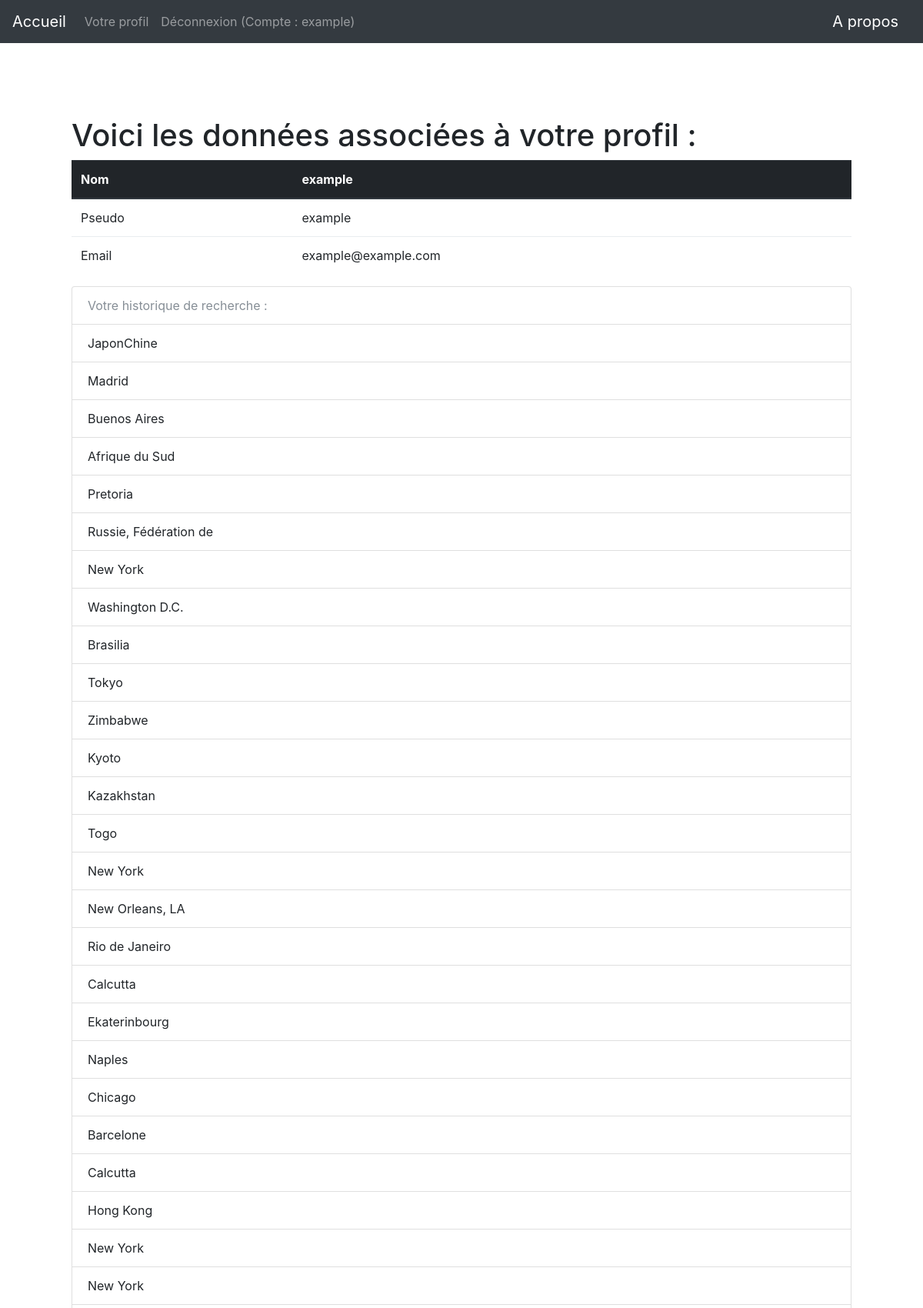
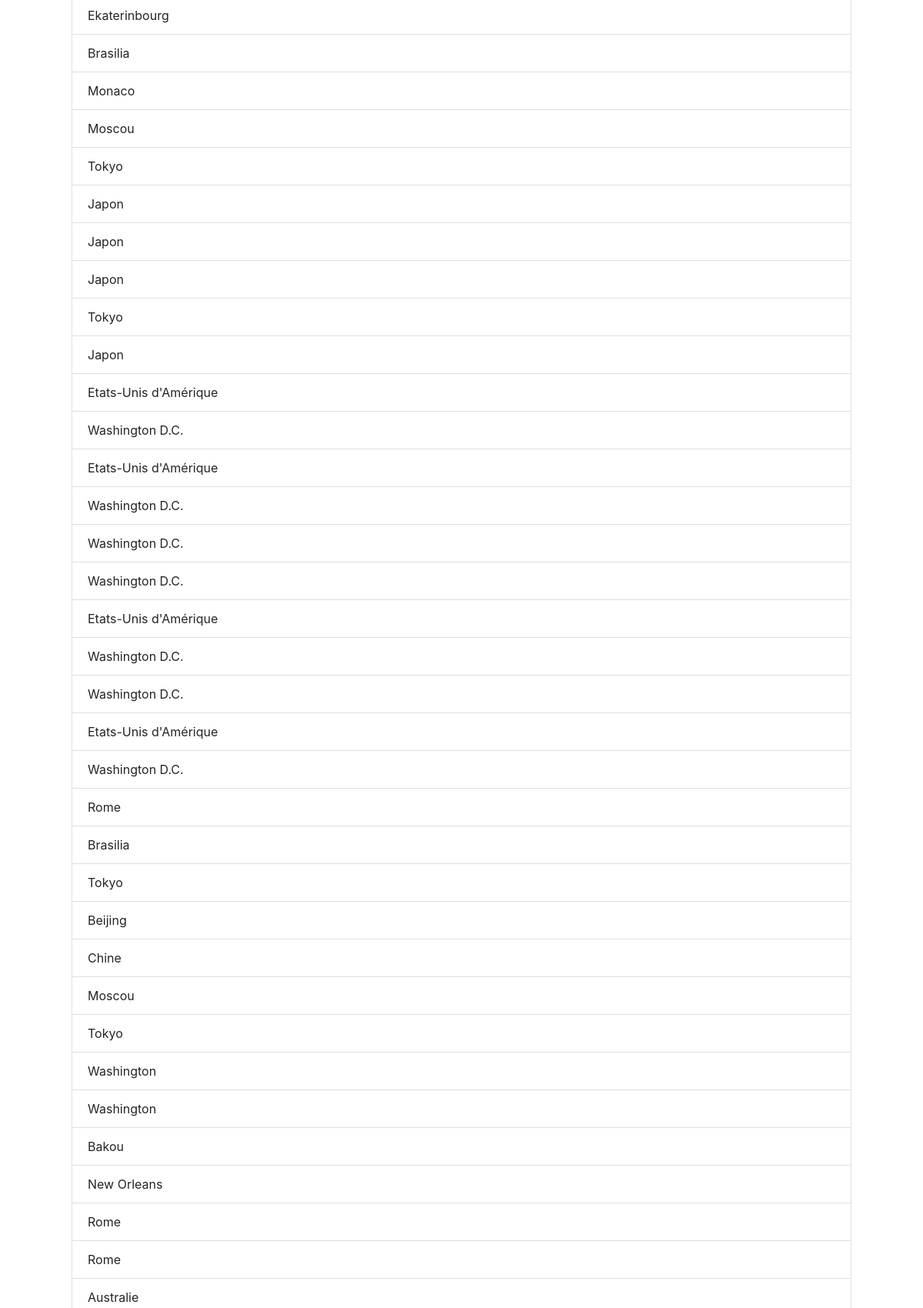
Page /profil (signed in, upper part) on the committed database (2 pictures, top to bottom).
### app/modeles/utilisateurs.py (models this page shows, shortened)
class User(UserMixin, users.Model):
    user_id = users.Column(users.Integer, unique=True, nullable=False, primary_key=True, autoincrement=True)
    user_nom = users.Column(users.Text, nullable=False)
    user_login = users.Column(users.String(45), nullable=False, unique=True)
    user_email = users.Column(users.Text, nullable=False)
    user_password = users.Column(users.String(100), nullable=False)
    user_historique = users.Column(users.String(1000))

### app/routes.py (the view)
@app.route("/profil")
@login_required
def profil():
    histo = current_user.user_historique.split(";")
    return render_template("profil.html", current_user=current_user, histo=histo)

### app/modeles/utilisateurs.py (called while the page is built)
@login.user_loader
def trouver_utilisateur_via_id(identifiant):
    return User.query.get(int(identifiant))

### app/templates/profil.html (shortened to what this page needs)
{% extends "base.html" %}
{% block body %}
<h1>Voici les données associées à votre profil :</h1>
<table class="table">
    <thead class="thead-dark">
      <tr>
        <th scope="col">Nom</th>
        <th scope="col">{{current_user.user_nom}}</th>
      </tr>
    </thead>
    <tbody>
        <tr>
            <td>Pseudo</td>
            <td>{{current_user.user_login}}</td>
        </tr>
        <tr>
            <td>Email</td>
            <td>{{current_user.user_email}}</td>
        </tr>
    </tbody>
  </table>
  <ul class="list-group">
    <li class="list-group-item disabled">Votre historique de recherche :</li>
    {% for element in histo %}
      <li class="list-group-item">{{element}}</li>
    {% endfor %}
  </ul>
{% endblock %}

### app/templates/base.html (shortened to what this page needs)
<!DOCTYPE html>
<html lang="fr">
    <head>
        {% include "css.html" %}
    </head>
    <nav class="navbar navbar-expand-md navbar-dark bg-dark justify-content-between">
        <a class="navbar-brand" href="{{ url_for('accueil') }}">Accueil</a>
        <ul class="navbar-nav mr-auto">
            {% if not current_user.is_authenticated %}
              <li class="nav-item">
                <a class="nav-link" href="{{url_for("inscription")}}">Inscription</a>
              </li>
              <li class="nav-item">
                <a class="nav-link" href="{{url_for("connexion")}}">Connexion</a>
              </li>
            {% else %}
            <li class="nav-item">
              <a class="nav-link" href="{{url_for("profil")}}">Votre profil</a>
            </li>
              <li class="nav-item">
                <a class="nav-link" href="{{url_for("deconnexion")}}">Déconnexion (Compte : {{current_user.user_nom}})</a>
              </li>
            {% endif %}
        </ul>
        <a class="navbar-brand" href="{{ url_for('a_propos') }}">A propos</a>
    </nav>
     <body class="body">
        <div class="container">
            <div class="card border-0 shadow my-5">
              <div class="card-body p-5">
                {% block body %}
                {% endblock %}
              </div>
            </div>
          </div>
    </body>
</html>

### app/templates/css.html
<link rel="stylesheet" href="{{ url_for('static', filename='css/bootstrap.css')}}">

### rows in the picture
User: user_nom "example", user_login "example", user_email "example@example.com"

### other values in the picture
{{ element }} "JaponChine" "Madrid" "Buenos Aires" "Afrique du Sud" "Pretoria" "Russie, Fédération de" "New York" "Washington D.C." "Brasilia" "Tokyo" "Zimbabwe" "Kyoto" "Kazakhstan" "Togo" "New York" "New Orleans, LA" "Rio de Janeiro" "Calcutta" "Ekaterinbourg" "Naples" "Chicago" "Barcelone" "Calcutta" "Hong Kong" "New York" "New York" "Ekaterinbourg" "Brasilia" "Monaco" "Moscou" "Tokyo" "Japon" "Japon" "Japon" "Tokyo" "Japon" "Etats-Unis d'Amérique" "Washington D.C." "Etats-Unis d'Amérique" "Washington D.C." "Washington D.C." "Washington D.C." "Etats-Unis d'Amérique" "Washington D.C." "Washington D.C." "Etats-Unis d'Amérique" "Washington D.C." "Rome" "Brasilia" "Tokyo" "Beijing" "Chine" "Moscou" "Tokyo" "Washington" "Washington" "Bakou" "New Orleans" "Rome" "Rome" "Australie"
